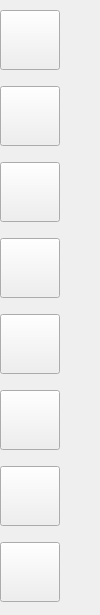
<?xml version="1.0" encoding="UTF-8"?>
<ui version="4.0">
 <class>ToolBar</class>
 <widget class="QWidget" name="ToolBar">
  <property name="geometry">
   <rect>
    <x>0</x>
    <y>0</y>
    <width>100</width>
    <height>615</height>
   </rect>
  </property>
  <property name="maximumSize">
   <size>
    <width>100</width>
    <height>16777215</height>
   </size>
  </property>
  <property name="windowTitle">
   <string>Form</string>
  </property>
  <property name="autoFillBackground">
   <bool>false</bool>
  </property>
  <property name="styleSheet">
   <string notr="true"/>
  </property>
  <layout class="QVBoxLayout" name="verticalLayout">
   <property name="leftMargin">
    <number>0</number>
   </property>
   <property name="topMargin">
    <number>0</number>
   </property>
   <property name="rightMargin">
    <number>0</number>
   </property>
   <property name="bottomMargin">
    <number>0</number>
   </property>
   <item>
    <widget class="ToolBarButton" name="selectToolButton">
     <property name="minimumSize">
      <size>
       <width>60</width>
       <height>60</height>
      </size>
     </property>
     <property name="maximumSize">
      <size>
       <width>60</width>
       <height>60</height>
      </size>
     </property>
     <property name="toolTip">
      <string>Narzędzie zaznaczanie</string>
     </property>
     <property name="autoFillBackground">
      <bool>false</bool>
     </property>
     <property name="text">
      <string/>
     </property>
     <property name="checkable">
      <bool>true</bool>
     </property>
    </widget>
   </item>
   <item>
    <widget class="ToolBarButton" name="moveToolButton">
     <property name="minimumSize">
      <size>
       <width>60</width>
       <height>60</height>
      </size>
     </property>
     <property name="maximumSize">
      <size>
       <width>60</width>
       <height>60</height>
      </size>
     </property>
     <property name="toolTip">
      <string>Narzędzie przemieszczanie</string>
     </property>
     <property name="text">
      <string/>
     </property>
     <property name="checkable">
      <bool>true</bool>
     </property>
    </widget>
   </item>
   <item>
    <widget class="ToolBarButton" name="penToolButton">
     <property name="minimumSize">
      <size>
       <width>60</width>
       <height>60</height>
      </size>
     </property>
     <property name="maximumSize">
      <size>
       <width>60</width>
       <height>60</height>
      </size>
     </property>
     <property name="toolTip">
      <string>Pędzel</string>
     </property>
     <property name="text">
      <string/>
     </property>
     <property name="checkable">
      <bool>true</bool>
     </property>
    </widget>
   </item>
   <item>
    <widget class="ToolBarButton" name="paintToolButton">
     <property name="minimumSize">
      <size>
       <width>60</width>
       <height>60</height>
      </size>
     </property>
     <property name="maximumSize">
      <size>
       <width>60</width>
       <height>60</height>
      </size>
     </property>
     <property name="toolTip">
      <string>Narzędzie wiadro z farbą</string>
     </property>
     <property name="text">
      <string/>
     </property>
     <property name="checkable">
      <bool>true</bool>
     </property>
    </widget>
   </item>
   <item>
    <widget class="ToolBarButton" name="scaleToolButton">
     <property name="minimumSize">
      <size>
       <width>60</width>
       <height>60</height>
      </size>
     </property>
     <property name="maximumSize">
      <size>
       <width>60</width>
       <height>60</height>
      </size>
     </property>
     <property name="toolTip">
      <string>Skalowanie</string>
     </property>
     <property name="text">
      <string/>
     </property>
     <property name="checkable">
      <bool>true</bool>
     </property>
    </widget>
   </item>
   <item>
    <widget class="ToolBarButton" name="rotationToolButton">
     <property name="minimumSize">
      <size>
       <width>60</width>
       <height>60</height>
      </size>
     </property>
     <property name="maximumSize">
      <size>
       <width>60</width>
       <height>60</height>
      </size>
     </property>
     <property name="toolTip">
      <string>Obracanie</string>
     </property>
     <property name="text">
      <string/>
     </property>
     <property name="checkable">
      <bool>true</bool>
     </property>
    </widget>
   </item>
   <item>
    <widget class="ToolBarButton" name="textToolButton">
     <property name="minimumSize">
      <size>
       <width>60</width>
       <height>60</height>
      </size>
     </property>
     <property name="maximumSize">
      <size>
       <width>60</width>
       <height>60</height>
      </size>
     </property>
     <property name="toolTip">
      <string>Narzędzie tekst</string>
     </property>
     <property name="text">
      <string/>
     </property>
     <property name="checkable">
      <bool>true</bool>
     </property>
    </widget>
   </item>
   <item>
    <widget class="ToolBarButton" name="polygonToolButton">
     <property name="minimumSize">
      <size>
       <width>60</width>
       <height>60</height>
      </size>
     </property>
     <property name="maximumSize">
      <size>
       <width>60</width>
       <height>60</height>
      </size>
     </property>
     <property name="toolTip">
      <string>Swobodny kształt</string>
     </property>
     <property name="text">
      <string/>
     </property>
     <property name="checkable">
      <bool>true</bool>
     </property>
    </widget>
   </item>
  </layout>
 </widget>
 <customwidgets>
  <customwidget>
   <class>ToolBarButton</class>
   <extends>QPushButton</extends>
   <header location="global">ToolBarButton.h</header>
  </customwidget>
 </customwidgets>
 <resources/>
 <connections/>
</ui>
